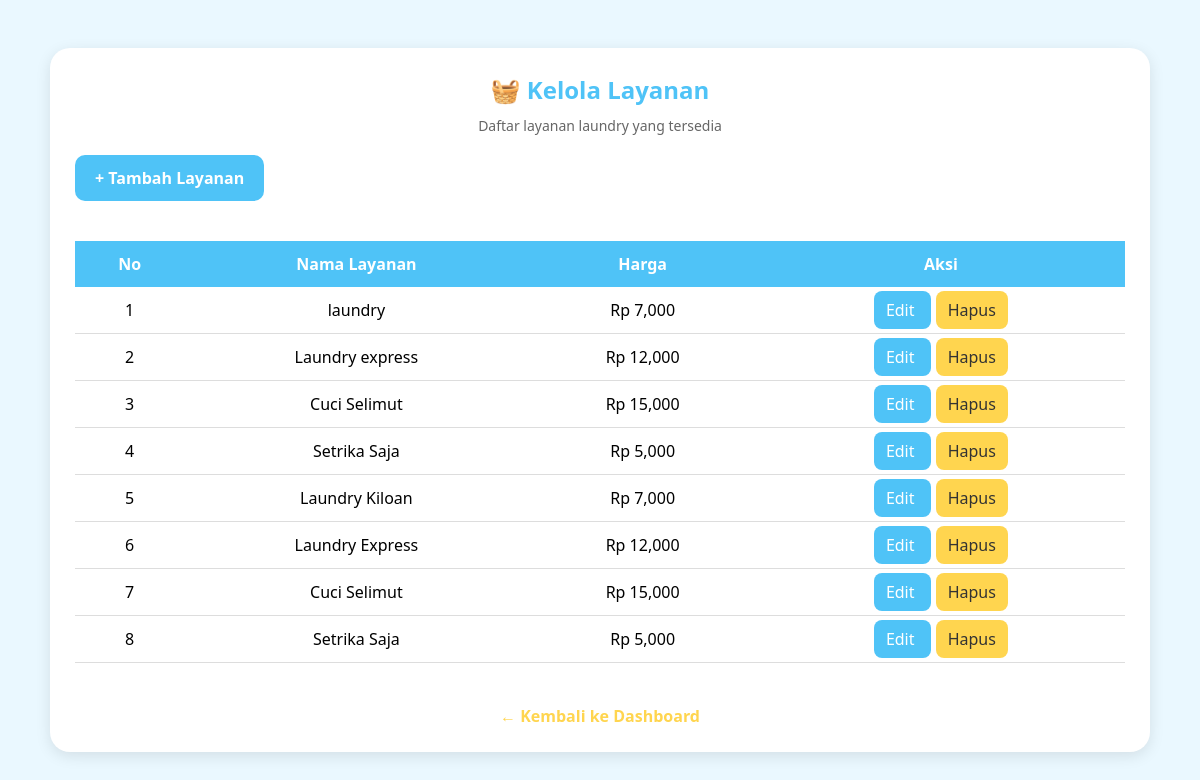
The page /admin/layanan.php on the database its author committed.
### tables this page shows
CREATE TABLE IF NOT EXISTS `layanan` (
  `id_layanan` int NOT NULL AUTO_INCREMENT,
  `nama_layanan` varchar(100) NOT NULL,
  `harga` int NOT NULL,
  PRIMARY KEY (`id_layanan`)
);

### admin/layanan.php (the view, shortened to what this page needs)
<?php
include '../koneksi.php';
$query = mysqli_query($conn, "SELECT * FROM layanan");
?>
<!DOCTYPE html>
<html>
<head>
    <link rel="stylesheet" href="../css/style.css">
</head>
<body>
    <div class="tracking-container">
        <h2>🧺 Kelola Layanan</h2>
        <p class="subtitle">
            Daftar layanan laundry yang tersedia
        </p>
        <a href="tambah_layanan.php" class="tambah-btn">
            + Tambah Layanan
        </a>
        <table class="tracking-table">
            <tr>
                <th>No</th>
                <th>Nama Layanan</th>
                <th>Harga</th>
                <th>Aksi</th>
            </tr>
            <?php
            $no = 1;
            while ($data = mysqli_fetch_assoc($query)) {
            ?>
                <tr>
                    <td><?php echo $no++; ?></td>
                    <td><?php echo $data['nama_layanan']; ?></td>
                    <td>Rp <?php echo number_format($data['harga']); ?></td>
                    <td>
                        <a
                            href="edit_layanan.php?id=<?php echo $data['id_layanan']; ?>"
                            class="edit-btn">
                            Edit
                        </a>
                        <a
                            href="hapus_layanan.php?id=<?php echo $data['id_layanan']; ?>"
                            class="hapus-btn"
                            onclick="return confirm('Yakin ingin menghapus layanan ini?')">
                            Hapus
                        </a>
                    </td>
                </tr>
            <?php } ?>
        </table>
        <br>
        <div class="register-link">
            <a href="dashboard.php">← Kembali ke Dashboard</a>
        </div>
    </div>
</body>
</html>

### css/style.css (style rules this page uses)
* { margin: 0; padding: 0; box-sizing: border-box; font-family: "Segoe UI", sans-serif; }
body { background: #eaf8ff; min-height: 100vh; display: flex; justify-content: center; align-items: center; }
.subtitle { text-align: center; color: #666; margin-bottom: 25px; }
.register-link { text-align: center; margin-top: 20px; }
.register-link a { color: #ffd54f; text-decoration: none; font-weight: bold; }
.subtitle { text-align: center; color: #666; margin-bottom: 20px; font-size: 14px; }
.tracking-container { width: 95%; max-width: 1100px; margin: 40px auto; background: white; padding: 25px; border-radius: 20px; box-shadow: 0 4px 15px rgba(0, 0, 0, 0.1); }
.tracking-container h2 { text-align: center; color: #4fc3f7; margin-bottom: 10px; }
.tracking-table { width: 100%; border-collapse: collapse; margin-top: 20px; }
.tracking-table th { background: #4fc3f7; color: white; padding: 12px; }
.tracking-table td { padding: 12px; text-align: center; border-bottom: 1px solid #ddd; }
.tambah-btn { display: inline-block; background: #4fc3f7; color: white; text-decoration: none; padding: 12px 20px; border-radius: 10px; margin-bottom: 20px; font-weight: bold; }
.edit-btn { background: #4fc3f7; color: white; padding: 8px 12px; border-radius: 8px; text-decoration: none; margin-right: 5px; }
.hapus-btn { background: #ffd54f; color: #333; padding: 8px 12px; border-radius: 8px; text-decoration: none; }

### rows shown on the page
layanan: nama_layanan "laundry", harga "7,000"
layanan: nama_layanan "Laundry express", harga "12,000"
layanan: nama_layanan "Cuci Selimut", harga "15,000"
layanan: nama_layanan "Setrika Saja", harga "5,000"
layanan: nama_layanan "Laundry Kiloan", harga "7,000"
layanan: nama_layanan "Laundry Express", harga "12,000"
layanan: nama_layanan "Cuci Selimut", harga "15,000"
layanan: nama_layanan "Setrika Saja", harga "5,000"
